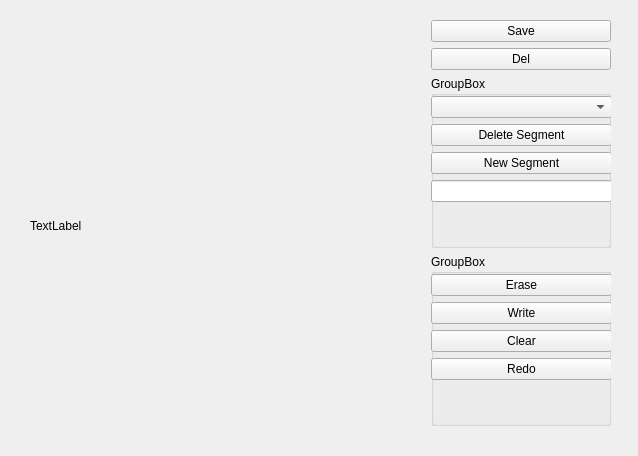
<?xml version="1.0" encoding="UTF-8"?>
<ui version="4.0">
 <class>Form</class>
 <widget class="QWidget" name="Form">
  <property name="geometry">
   <rect>
    <x>0</x>
    <y>0</y>
    <width>638</width>
    <height>456</height>
   </rect>
  </property>
  <property name="windowTitle">
   <string>Form</string>
  </property>
  <widget class="QWidget" name="horizontalLayoutWidget">
   <property name="geometry">
    <rect>
     <x>30</x>
     <y>20</y>
     <width>581</width>
     <height>411</height>
    </rect>
   </property>
   <layout class="QHBoxLayout" name="horizontalLayout">
    <item>
     <widget class="QWidget" name="widget" native="true">
      <property name="sizePolicy">
       <sizepolicy hsizetype="Preferred" vsizetype="Preferred">
        <horstretch>1</horstretch>
        <verstretch>0</verstretch>
       </sizepolicy>
      </property>
      <property name="minimumSize">
       <size>
        <width>0</width>
        <height>0</height>
       </size>
      </property>
      <widget class="QWidget" name="verticalLayoutWidget_4">
       <property name="geometry">
        <rect>
         <x>0</x>
         <y>0</y>
         <width>391</width>
         <height>411</height>
        </rect>
       </property>
       <layout class="QVBoxLayout" name="verticalLayout_4">
        <item>
         <widget class="QLabel" name="label">
          <property name="text">
           <string>TextLabel</string>
          </property>
         </widget>
        </item>
       </layout>
      </widget>
     </widget>
    </item>
    <item>
     <layout class="QVBoxLayout" name="verticalLayout">
      <property name="leftMargin">
       <number>0</number>
      </property>
      <item>
       <widget class="QPushButton" name="pushButton_2">
        <property name="text">
         <string>Save</string>
        </property>
       </widget>
      </item>
      <item>
       <widget class="QPushButton" name="pushButton_4">
        <property name="text">
         <string>Del</string>
        </property>
       </widget>
      </item>
      <item>
       <widget class="QGroupBox" name="groupBox">
        <property name="sizePolicy">
         <sizepolicy hsizetype="Preferred" vsizetype="Preferred">
          <horstretch>0</horstretch>
          <verstretch>1</verstretch>
         </sizepolicy>
        </property>
        <property name="title">
         <string>GroupBox</string>
        </property>
        <property name="checkable">
         <bool>false</bool>
        </property>
        <widget class="QWidget" name="verticalLayoutWidget_2">
         <property name="geometry">
          <rect>
           <x>0</x>
           <y>20</y>
           <width>181</width>
           <height>313</height>
          </rect>
         </property>
         <layout class="QVBoxLayout" name="verticalLayout_2">
          <item>
           <widget class="QComboBox" name="comboBox"/>
          </item>
          <item>
           <widget class="QPushButton" name="pushButton">
            <property name="text">
             <string>Delete Segment</string>
            </property>
           </widget>
          </item>
          <item>
           <widget class="QPushButton" name="pushButton_3">
            <property name="text">
             <string>New Segment</string>
            </property>
           </widget>
          </item>
          <item>
           <widget class="QLineEdit" name="lineEdit"/>
          </item>
          <item>
           <spacer name="verticalSpacer">
            <property name="orientation">
             <enum>Qt::Vertical</enum>
            </property>
            <property name="sizeHint" stdset="0">
             <size>
              <width>20</width>
              <height>40</height>
             </size>
            </property>
           </spacer>
          </item>
         </layout>
        </widget>
       </widget>
      </item>
      <item>
       <widget class="QGroupBox" name="groupBox_2">
        <property name="sizePolicy">
         <sizepolicy hsizetype="Preferred" vsizetype="Preferred">
          <horstretch>0</horstretch>
          <verstretch>1</verstretch>
         </sizepolicy>
        </property>
        <property name="title">
         <string>GroupBox</string>
        </property>
        <widget class="QWidget" name="verticalLayoutWidget_3">
         <property name="geometry">
          <rect>
           <x>0</x>
           <y>20</y>
           <width>181</width>
           <height>141</height>
          </rect>
         </property>
         <layout class="QVBoxLayout" name="verticalLayout_3">
          <item>
           <widget class="QPushButton" name="pushButton_6">
            <property name="text">
             <string>Erase</string>
            </property>
           </widget>
          </item>
          <item>
           <widget class="QPushButton" name="pushButton_5">
            <property name="text">
             <string>Write</string>
            </property>
           </widget>
          </item>
          <item>
           <widget class="QPushButton" name="pushButton_7">
            <property name="text">
             <string>Clear</string>
            </property>
           </widget>
          </item>
          <item>
           <widget class="QPushButton" name="pushButton_8">
            <property name="text">
             <string>Redo</string>
            </property>
           </widget>
          </item>
          <item>
           <spacer name="verticalSpacer_2">
            <property name="orientation">
             <enum>Qt::Vertical</enum>
            </property>
            <property name="sizeHint" stdset="0">
             <size>
              <width>20</width>
              <height>40</height>
             </size>
            </property>
           </spacer>
          </item>
         </layout>
        </widget>
       </widget>
      </item>
      <item>
       <spacer name="horizontalSpacer">
        <property name="orientation">
         <enum>Qt::Horizontal</enum>
        </property>
        <property name="sizeHint" stdset="0">
         <size>
          <width>180</width>
          <height>5</height>
         </size>
        </property>
       </spacer>
      </item>
     </layout>
    </item>
   </layout>
  </widget>
 </widget>
 <resources/>
 <connections/>
</ui>
